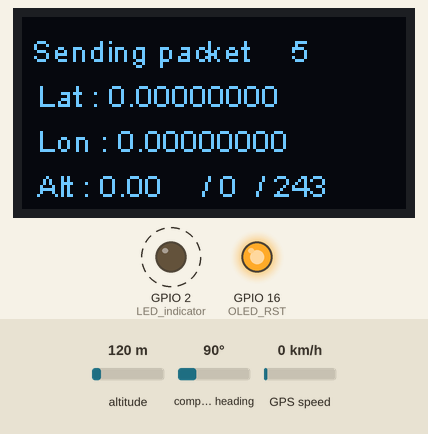
Recording of a sketch running on a simulated ESP32. Shown: 128×64 one-colour display, output pins drawn as LEDs (lit = HIGH). Dashed ring = blinking. The test bench sets the inputs (shaded band); at power-on: altitude 120 m, compass heading 90°, GPS speed 0 km/h. Storage starts empty; the GPS gets a fix after 3 s at 37.7749, -122.4194 with 8 satellites; no radio packets arrive unless stated; what the sketch prints to the serial monitor is not drawn.

Above: at 3.3 s.
3.4 s: altitude set to 20 m
At 4.64 s:
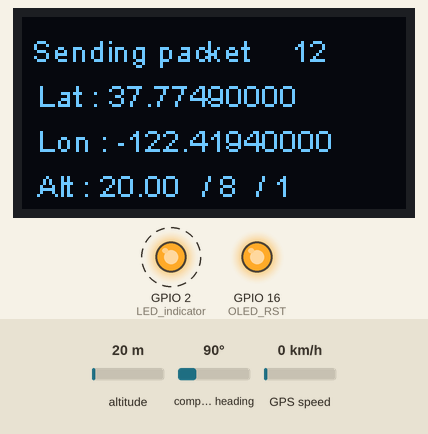
6.0 s: altitude set to 250 m
At 7.0 s:
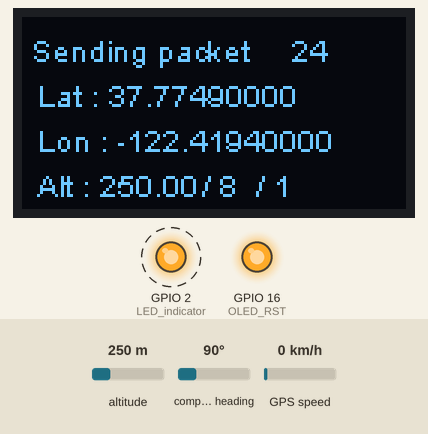
8.4 s: altitude set to 500 m
At 9.36 s:
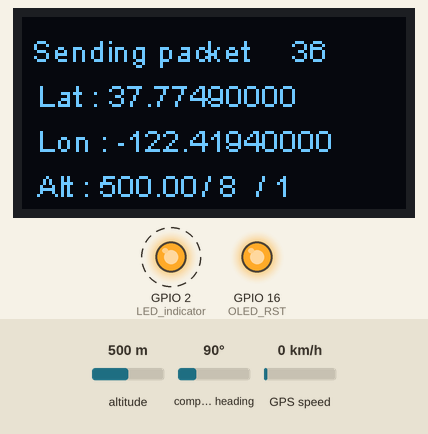
Timing chart, 0 to 16.7 s (numbered marks = the images above; inputs shaded):
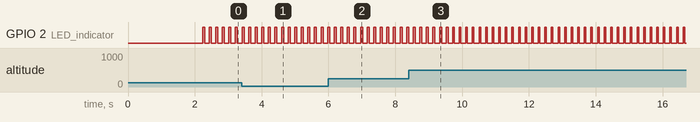

Measured:
- by itself, GPIO 2 (LED_indicator): alternates HIGH for 0.05 s and LOW for 0.14 s

The sketch:

Heltec_loRa_Gateway.ino
```cpp
#include "SSD1306.h"
#include <SPI.h>
#include <LoRa.h>
#include <TinyGPS++.h>
#include "FS.h"
#include <SD.h>
#include <pgmspace.h>


// OLED pins to ESP32 GPIOs
    // OLED_SDA -- GPIO4
    // OLED_SCL -- GPIO15
    // OLED_RST -- GPIO16

// LoRa_32 ports
    // GPIO05 -- SX1278s SCK
    // GPIO19 -- SX1278s MISO
    // GPIO27 -- SX1278s MOSI
    // GPIO18 -- SX1278s CS/SS
    // GPIO14 -- SX1278s RESET
    // GPIO26 -- SX1278s IRQ(Interrupt Request)

// GPS NEO 6MV2
    // GPIO16 (RX as uart 1) -- TX GPS
    // GPIO17 (TX as uart 1) -- RX GPS

// SDcard ports
    // GPIO12 -- MISO SDCARD
    // GPIO13 -- SCK SD CARD
    // GPIO21 -- MOSI SD CARD
    // GPIO23 -- CS SD CARD

SSD1306 display(0x3c, 4, 15);

// LoRa Settings
    #define SS 18
    #define RST 14
    #define DI0 26
    #define BAND 433E6
    #define spreadingFactor 9
    #define SignalBandwidth 62.5E3     // #define SignalBandwidth 31.25E3
    #define preambleLength 8
    #define codingRateDenominator 8

// OLED 0.96"
    #define OLED_RST 16

// SD card
    SPIClass SPI2(HSPI);

// GPS NEO
    TinyGPSPlus gps;
    HardwareSerial MySerial1(0);      // pada HW-Thinker uart 0 --> u2RX u2TX (3,1)

// Initiation variable
    int counter = 0;
    const int LED_indicator = 2;
    String datapakages;
    String dataGPS;


void setup() {
  // Send pakages success, LED will bright
      pinMode(LED_indicator, OUTPUT);
      pinMode(OLED_RST,OUTPUT);

  // set GPIO16 low to reset OLED
      digitalWrite(OLED_RST, LOW);
      delay(50);
      digitalWrite(OLED_RST, HIGH);

  // Serial communications
      //Serial.begin(115200);
      //while (!Serial);

  // Serial Uart 1 (myserial1)
     MySerial1.begin(9600, SERIAL_8N1, 1, 3);

  // Initialising the UI OLED Screen.
      display.init();
      display.flipScreenVertically();
      display.setFont(ArialMT_Plain_10);
      display.setTextAlignment(TEXT_ALIGN_LEFT);
      display.drawString(5,5,"LoRa Sender");
      display.display();

  // Initialising LoRa SX1278
      SPI.begin(5,19,27,21);                      // LoRA SPI comm sck, miso, mosi, cs
      LoRa.setPins(SS,RST,DI0);                   // 18, 14, 26
      Serial.println("LoRa Sender");              // Type of communicator

      if (!LoRa.begin(BAND)) {                    // Stating LoRa
        Serial.println("Starting LoRa failed!");  // if LoRa cannot start
        while (1);                                // do nothing
      }

  // Set Spreading Factor LoRa SX1278
      Serial.print("LoRa Spreading Factor: ");
      Serial.println(spreadingFactor);
      LoRa.setSpreadingFactor(spreadingFactor);

  // Set Signal Bandwidth LoRa SX1278
      Serial.print("LoRa Signal Bandwidth: ");
      Serial.println(SignalBandwidth);
      LoRa.setSignalBandwidth(SignalBandwidth);

  // Set codingRateDenominator LoRa SX1278
      LoRa.setCodingRate4(codingRateDenominator);

  // Set preambleLength LoRa SX1278
      LoRa.setPreambleLength(preambleLength);

  // if LoRa SX1278 --> Sukses
      Serial.println("LoRa Initial OK!");
      display.drawString(5,20,"LoRa Initializing OK!");
      display.display();

  // SDcard iniialize
      SPI2.begin(13, 12, 21);    // sck, miso, mosi
      if (! SD.begin(23, SPI2, 1000000)) {
        Serial.println(F("Card Mount Failed"));
        display.drawString(5,35,"SD Initializing fail!");
        display.display();
        while(1);
      }
      Serial.println(F("Card Mount Sukses"));
      display.drawString(5,35,"SD Initializing OK!");
      display.display();

      appendFile(SD, "/cobacoba.txt", "PACK|LAT|LON|ALT|SAT|HDOP ");

      display.clear();
      delay(2000);
}

void loop() {
      display.clear();
      getGPS();
      sendpacketLORA(100);

      char buff[128];
      datapakages.toCharArray(buff, 128);
      appendFile(SD, "/cobacoba.txt", buff);
      delay(10); // debounce
}


void getGPS(){

    // get the byte data from the GPS
      while (MySerial1.available() > 0){
          gps.encode(MySerial1.read());
      }
      if (gps.location.isUpdated()){}
        display.setFont(ArialMT_Plain_10);
        display.drawString(5, 20, "Lat : " + String(gps.location.lat(), 8));
        display.drawString(5, 35, "Lon : " + String(gps.location.lng(), 8));
        display.drawString(5, 50, "Alt : " + String(gps.altitude.meters(), 2));
        display.drawString(60, 50, "/ " + String(gps.satellites.value()));
        display.drawString(78, 50, "/ " + String(gps.hdop.value()/100, 6));

        dataGPS = String(gps.location.lat(), 8) + "|" + String(gps.location.lng(), 8) + "|" + String(gps.altitude.meters(), 2) + "|" + String(gps.satellites.value()) + "|" + String(gps.hdop.value()/100.0, 2);
}


int sendpacketLORA(int interval){

    // LoRa SX1278 sending pakages
        // Serial.print("Sending packet: ");
        // Serial.println(counter);
        display.setFont(ArialMT_Plain_10);
        display.drawString(3, 5, "Sending packet ");
        display.drawString(90, 5, String(counter));
        display.display();

      datapakages = "Au0o.." + String(counter) + "|" + dataGPS;

  // Send packet
      LoRa.beginPacket();
      LoRa.print(datapakages);
      LoRa.endPacket();

      counter++;
      digitalWrite(LED_indicator, HIGH);
      delay(interval / 2);
      digitalWrite(LED_indicator, LOW);
      delay(interval / 2);
}

void appendFile(fs::FS &fs, const char * path, const char * message){
    Serial.printf("Appending to file: %s\n", path);

    File file = fs.open(path, FILE_APPEND);
    if(!file){
        Serial.println("Failed to open file for appending");
        display.drawString(5,45,"Failed to open file!");
        display.display();
        while(1);
    }
    file.println(message);

    file.close();
}
```
